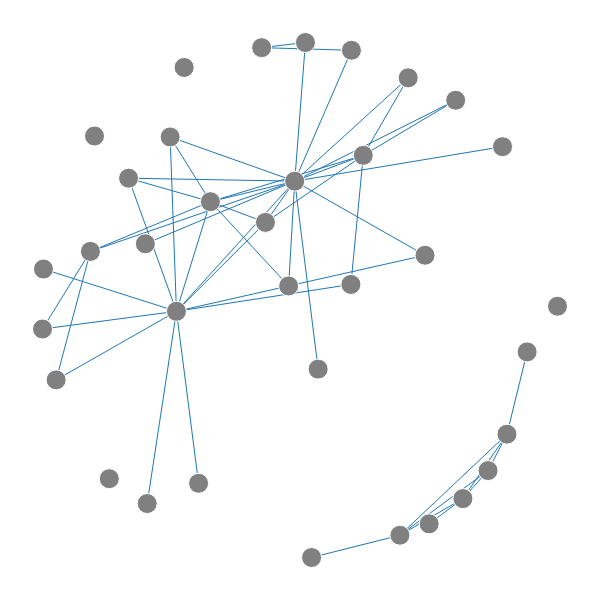

The notebook cell saved with this chart:
### Code cell
all_position = nx.spring_layout(all_nodes_graph,dim=2)  
#make node trace
traceN = go.Scatter(x=[], y=[], mode="markers", text=[],marker=go.Marker(color=[],size=[],opacity=[]))
traceN["name"] = ""
traceN["hoverinfo"] = "text"
for all_node in all_nodes_graph.nodes(data=True):
    text_node = all_node[0]
    traceN["text"].append(text_node.replace("\n","<br>"))
    traceN["marker"]["color"].append("grey")
    traceN["marker"]["size"].append(20)
    traceN["marker"]["opacity"].append(1)
    traceN["x"].append(all_position[all_node[0]][0])
    traceN["y"].append(all_position[all_node[0]][1])
    
traceE = go.Scatter(x=[], y=[], mode="lines", hoverinfo = "none")
traceE["name"] = ""
traceE["line"]["width"] = 1
for edge in all_nodes_graph.edges(data=True):
    traceE["x"] += [all_position[edge[0]][0],all_position[edge[1]][0], None]
    traceE["y"] += [all_position[edge[0]][1],all_position[edge[1]][1], None]

data = go.Data([traceE, traceN])
fig = go.Figure(data=data, layout=layout)
plotly.offline.iplot(fig)

### Figure 1 — Plotly figure (JSON) as saved in the notebook; plotly's stock layout.template omitted (floating-point values rounded to 4 significant figures; data arrays with more than 128 entries replaced by an {"elided": "..."} marker saying what was removed)
{"data": [{"hoverinfo": "none", "line": {"width": 1}, "mode": "lines", "name": "", "type": "scatter", "x": {"elided": "153 float values"}, "y": {"elided": "153 float values"}}, {"hoverinfo": "text", "marker": {"color": ["grey", "grey", "grey", "grey", "grey", "grey", "grey", "grey", "grey", "grey", "grey", "grey", "grey", "grey", "grey", "grey", "grey", "grey", "grey", "grey", "grey", "grey", "grey", "grey", "grey", "grey", "grey", "grey", "grey", "grey", "grey", "grey", "grey", "grey", "grey"], "opacity": [1, 1, 1, 1, 1, 1, 1, 1, 1, 1, 1, 1, 1, 1, 1, 1, 1, 1, 1, 1, 1, 1, 1, 1, 1, 1, 1, 1, 1, 1, 1, 1, 1, 1, 1], "size": [20, 20, 20, 20, 20, 20, 20, 20, 20, 20, 20, 20, 20, 20, 20, 20, 20, 20, 20, 20, 20, 20, 20, 20, 20, 20, 20, 20, 20, 20, 20, 20, 20, 20, 20]}, "mode": "markers", "name": "", "text": ["chr16:53055849-53057134", "chr16:54624304-54625265", "chr16:54966398-54967506", "chr16:54463985-54465094", "chr16:53806737-53807857", "chr16:53979176-53980851", "chr16:52224909-52226423", "chr16:54311574-54312525", "chr16:53776635-53777704", "chr16:54990922-54992491", "chr16:52101824-52104715", "chr16:54684958-54686247", "chr16:54960934-54965515", "chr16:53241256-53242869", "chr16:55153909-55155024", "chr16:53075143-53076592", "chr16:55055324-55056460", "chr16:55291327-55292811", "chr16:54364628-54366033", "chr16:54275871-54276733", "chr16:55356926-55358883", "chr16:54851106-54852028", "chr16:53925426-53926800", "chr16:52945750-52947581", "chr16:52894904-52896400", "chr16:53088027-53090207", "chr16:54322905-54326252", "chr16:54666915-54668601", "chr16:53010327-53011374", "chr16:54611161-54612142", "chr16:54968327-54974272", "chr16:53193391-53194589", "chr16:54625393-54626553", "chr16:54227006-54228739", "chr16:54315183-54322626"], "type": "scatter", "x": [0.8149, 0.4248, 0.1668, 0.1994, 0.8918, 0.6218, 0.9983, 0.5978, 0.1008, 0.09287, 0.9003, 0.2474, 0.3255, 0.8637, 0.3026, 0.9394, 0.02642, 0, 0.7415, 0.5343, 0.001889, 0.203, 0.7089, 0.7495, 0.2745, 0.6928, 0.4771, 0.4322, 0.1295, 0.5989, 0.2597, 0.5216, 0.5097, 0.8009, 0.4889], "y": [0.1144, 0.99, 0.7365, 0.6091, 0.7978, 0.7809, 0.4878, 0.5302, 0.8184, 0.5943, 0.2395, 0.8166, 0.6909, 0.1688, 0.1441, 0.3992, 0.3449, 0.4437, 0.5868, 0.3658, 0.5601, 0.1048, 0.9314, 0.0653, 0.9515, 0.04322, 0.5273, 0.6507, 0.153, 0.9849, 0.478, 0, 1, 0.8878, 0.7307]}], "layout": {"height": 600, "hovermode": "closest", "margin": {"b": 0, "l": 0, "r": 0, "t": 0}, "scene": {"xaxis": {"showbackground": false, "showgrid": false, "showline": false, "showticklabels": false, "title": "", "zeroline": false}, "yaxis": {"showbackground": false, "showgrid": false, "showline": false, "showticklabels": false, "title": "", "zeroline": false}, "zaxis": {"showbackground": false, "showgrid": false, "showline": false, "showticklabels": false, "title": "", "zeroline": false}}, "showlegend": false, "width": 600, "xaxis": {"showbackground": false, "showgrid": false, "showline": false, "showticklabels": false, "title": "", "zeroline": false}, "yaxis": {"showbackground": false, "showgrid": false, "showline": false, "showticklabels": false, "title": "", "zeroline": false}}}
